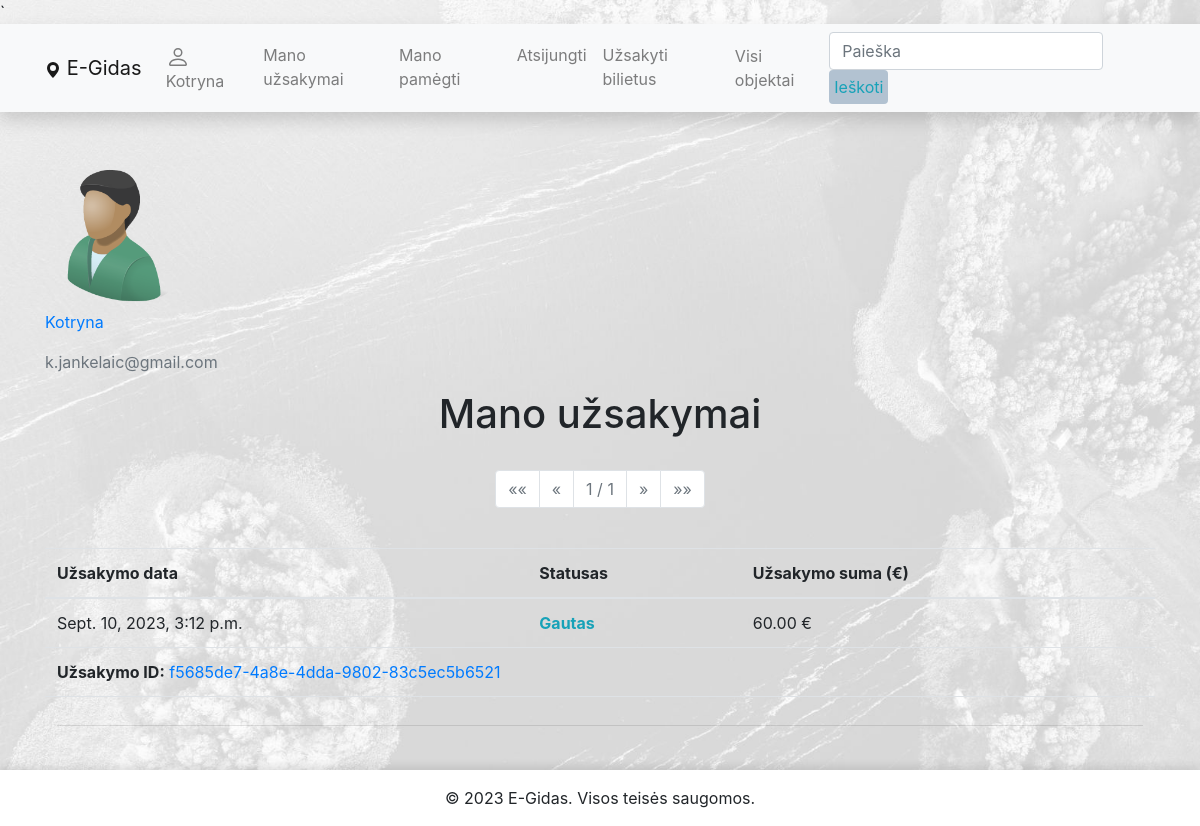
The app's page /egidas/manouzsakymai/ (signed in) with its own data.
### egidas/models.py (models this page shows, shortened)
class Profilis(models.Model):
    user = models.OneToOneField(User, on_delete=models.CASCADE, blank=True)
    nuotrauka = models.ImageField(default='profile_pics/pfp.png', upload_to='profile_pics')
    class Meta:
        verbose_name = 'Profilis'
        verbose_name_plural = 'Profiliai'

class Order(models.Model):
    id = models.UUIDField(primary_key=True, default=uuid.uuid4, editable=False)
    purchase_date = models.DateTimeField('Pirkimo data', auto_now_add=True)
    user = models.ForeignKey(User, related_name='orders', on_delete=models.CASCADE)
    ORDER_STATUS = (
        ('Gautas', 'Gautas'),
        ('Ivykdytas', 'Ivykdytas'),
        ('Atšauktas', 'Atšauktas'),
        ('Laukiama apmokėjimo', 'Laukiama apmokėjimo')
    )
    status = models.CharField(
        max_length=50,
        choices=ORDER_STATUS,
        blank=True,
        default='Gautas',
        help_text='Užsakymo statusas'
    )
    def get_total_sum(self):
        total = 0
        for item in self.order_items.all():
            total += item.get_total_price
        return total
    class Meta:
        ordering = ['purchase_date']
        verbose_name = 'Užsalymas'
        verbose_name_plural = 'užsakymai'

class OrderItem(models.Model):
    id = models.UUIDField(primary_key=True, default=uuid.uuid4, editable=False)
    order = models.ForeignKey(Order, related_name='order_items', on_delete=models.CASCADE, null=True, blank=True)
    ticket = models.ForeignKey(Ticket, related_name='order_items', on_delete=models.CASCADE, null=True,
                               blank=True)
    quantity = models.PositiveIntegerField("Kiekis", default=1)
    due_to = models.DateTimeField('Galojimas iki', default=datetime.now() + timedelta(days=365), null=True, blank=True)
    STATUS = [
        ('G', 'Galiojantis'),
        ('P', 'Panaudotas'),
        ('N', 'Nebegalioja'),
        ('A', 'Atšauktas'),
    ]
    status = models.CharField(
        max_length=1,
        choices=STATUS,
        default='G',
    )
    @property
    def get_total_price(self):
        return self.quantity * self.ticket.price if self.ticket and self.ticket.price else 0
    class Meta:
        ordering = ['due_to']
        verbose_name = 'Užsakymo eilutė'
        verbose_name_plural = 'Užsakymo eilutės'

class Ticket(models.Model):
    place = models.ForeignKey(Place, related_name='tickets', on_delete=models.CASCADE)
    price = models.DecimalField(max_digits=9, decimal_places=2)
    service = models.CharField('Paslaugos pavadinimas', max_length=255, null=True, blank=True)
    TYPE = (
        ('Suaugusiam', 'Suaugusiems'),
        ('Vaikams', 'Vaikams'),
        ('Pens/Neįg', 'Neįgaliems ir pencininkams'),
        ('Bendrinis', 'Bendrinis'),
        ('Anykštėnams', 'Anykštėnams'),
        ('Stud/Moksl', 'Moksleiviams ir studentams')
    )
    type = models.CharField(
        max_length=50,
        choices=TYPE,
        blank=True,
        default='Bendrinis',
        help_text='Bilieto tipas'
    )
    class Meta:
        verbose_name = 'Bilietas'
        verbose_name_plural = 'Bilietai'

### egidas/views.py (the view)
# urls.py: path('manouzsakymai/', views.UserOrderListView.as_view(), name='my-orders'),
class UserOrderListView(LoginRequiredMixin, generic.ListView):
    model = Order
    template_name = 'user_orders.html'
    context_object_name = 'order_list'
    paginate_by = 3
    def get_queryset(self):
        return Order.objects.filter(user=self.request.user).order_by('purchase_date')
    def get_context_data(self, **kwargs):
        context = super().get_context_data(**kwargs)
        context['order_list'] = context['page_obj']
        return context

### egidas/templates/user_orders.html
{% extends "base.html" %}
{% block content %}
<img class="img-fluid rounded-circle" src="{{ user.profilis.nuotrauka.url }}" style="width: 150px; height: 150px;"/>
<p class="text-primary">{{ user.username }}</p>
<p class="text-secondary">{{ user.email }}</p>
<h1 class="text-center">Mano užsakymai</h1>
<br>
<nav aria-label="Page navigation example">
    <ul class="pagination justify-content-center">
        {% if page_obj.has_previous %}
            <li class="page-item">
                <a class="page-link" href="?page=1" aria-label="First">
                    <span aria-hidden="true">&laquo;&laquo;</span>
                </a>
            </li>
            <li class="page-item">
                <a class="page-link" href="?page={{ page_obj.previous_page_number }}" aria-label="Previous">
                    <span aria-hidden="true">&laquo;</span>
                </a>
            </li>
        {% else %}
            <li class="page-item disabled">
                <span class="page-link">&laquo;&laquo;</span>
            </li>
            <li class="page-item disabled">
                <span class="page-link">&laquo;</span>
            </li>
        {% endif %}
        <li class="page-item disabled">
            <span class="page-link">{{ page_obj.number }} / {{ page_obj.paginator.num_pages }}</span>
        </li>
        {% if page_obj.has_next %}
            <li class="page-item">
                <a class="page-link" href="?page={{ page_obj.next_page_number }}" aria-label="Next">
                    <span aria-hidden="true">&raquo;</span>
                </a>
            </li>
            <li class="page-item">
                <a class="page-link" href="?page={{ page_obj.paginator.num_pages }}" aria-label="Last">
                    <span aria-hidden="true">&raquo;&raquo;</span>
                </a>
            </li>
        {% else %}
            <li class="page-item disabled">
                <span class="page-link">&raquo;</span>
            </li>
            <li class="page-item disabled">
                <span class="page-link">&raquo;&raquo;</span>
            </li>
        {% endif %}
    </ul>
</nav>
<br>
{% if order_list %}
    <table class="table">
        <thead>
            <tr>
                <th>Užsakymo data</th>
                <th>Statusas</th>
                <th>Užsakymo suma (€)</th>
            </tr>
        </thead>
        <tbody>
            {% for order in order_list %}
                <tr>
                    <td>{{ order.purchase_date }}</td>
                    <td class="{% if order.status == 'Ivykdytas' %}text-success
                    {% elif order.status == 'Gautas' %}text-info
                    {% elif order.status == 'Atšauktas' %}text-danger
                    {% elif order.status == 'Laukiama apmokėjimo' %}text-secondary{% endif %}">
                        <strong>{{ order.status }}</strong>
                    </td>
                    <td>{{ order.get_total_sum }} €</td>
                </tr>
                <tr>
                    <td colspan="3">
                        <strong>Užsakymo ID:</strong>
                        <a href="{% url 'order-detail' order.id %}">{{ order.id }}</a>
                    </td>
                </tr>
                <tr>
                    <td colspan="3"><hr /></td>
                </tr>
            {% endfor %}
        </tbody>
    </table>
{% else %}
    <p>Šiuo metu užsakymų neturite</p>
{% endif %}
{% endblock %}

### egidas/templates/base.html (shortened to what this page needs)
<!DOCTYPE html>
<html lang="en">
<head>
    <link rel="stylesheet" href="https://unpkg.com/leaflet@1.7.1/dist/leaflet.css" />
    <link
            rel="stylesheet"
            href="https://stackpath.bootstrapcdn.com/bootstrap/4.1.3/css/bootstrap.min.css"
    />
    <link
            rel="stylesheet"
            href="https://cdnjs.cloudflare.com/ajax/libs/font-awesome/4.7.0/css/font-awesome.min.css"
    />
    <link   href="https://maxcdn.bootstrapcdn.com/bootstrap/4.5.2/css/bootstrap.min.css"
            rel="stylesheet"
    />
    <link   rel="stylesheet"
            href="https://cdnjs.cloudflare.com/ajax/libs/font-awesome/6.0.0-beta3/css/all.min.css"
    />
    {% load static %}
    <link rel="stylesheet" href="{% static 'css/styles.css' %}"/>
</head>
<body class="d-flex flex-column">
<div id="content-wrapper" class="flex-grow-1">
    <nav
            class="navbar navbar-expand-lg navbar-light bg-light static-top mb-5 shadow">
        <div class="container">
            <a class="navbar-brand" href="{% url 'index' %}">
                <svg xmlns="http://www.w3.org/2000/svg" width="16" height="16" fill="currentColor"
                     class="bi bi-geo-alt-fill" viewBox="0 0 16 16">
                    <path d="M8 16s6-5.686 6-10A6 6 0 0 0 2 6c0 4.314 6 10 6 10zm0-7a3 3 0 1 1 0-6 3 3 0 0 1 0 6z"/>
                </svg>
                E-Gidas</a
            >
            <div class="collapse navbar-collapse" id="navbarResponsive">
                <ul class="navbar-nav">
                    {% if user.is_authenticated %}
                    <li class="nav-item"><a class="nav-link" href="{% url 'profile' %}">
                        {{ user.get_username }}</a></li>
                    <li class="nav-item"><a class="nav-link" href="{% url 'my-orders' %}">Mano užsakymai</a></li>
                    <li class="nav-item"><a class="nav-link" href="{% url 'favourites' %}">Mano pamėgti</a></li>
                    <li class="nav-item"><a class="nav-link" href="{% url 'logout' %}">Atsijungti</a></li>
                    <li class="nav-item"><a class="nav-link" href="{% url 'my-new-order' %}">Užsakyti bilietus</a></li>
                    {% else %}
                    <li class="nav-item"><a class="nav-link" href="{% url 'login' %}?next={{ request.path }}">Prisijungti</a></li>
                    <li class="nav-item"><a class="nav-link" href="{% url 'register' %}">Registruotis</a></li>
                    {% endif %}
                </ul>
                <ul  class="navbar-nav ml-auto">
                    <li class="nav-item"><a class="nav-link" href="{% url 'place-list' %}">Visi objektai</a></li>
                </ul>
                <form
                        class="form-inline"
                        action="{% url 'search' %}"
                        method="get"
                >
                    <input
                            class="form-control mr-sm-2"
                            type="search"
                            placeholder="Paieška"
                            aria-label="Search"
                            name="search_text"
                    />
                    <button class="btn btn-outline-info my-2 my-sm-0" type="submit">
                        Ieškoti
                    </button>
                </form>
            </div>
        </div>
    </nav>
    <div class="container">
        {% block content %}{% endblock %}
    </div>
    <footer class="bg-light text-center text-lg-start mt-auto my-top-shadow">
        <div class="text-center p-3" style="background-color: #fff;">
            © 2023 E-Gidas. Visos teisės saugomos.
        </div>
    </footer>
</div>
</body>
</html>

### egidas/static/css/styles.css (style rules this page uses)
body { background-image: url('/static/img/anyksciai.jpg'); background-size: cover; background-attachment: fixed; display: flex; flex-direction: column; min-height: 100vh; }
#content-wrapper { flex-grow: 1; display: flex; flex-direction: column; }
.page-link { background-color: #b8ddfc; }
footer { flex-shrink: 0; position: relative; width: 100%; }
.my-top-shadow { box-shadow: 0px -4px 8px rgba(0, 0, 0, 0.1); }
.btn { padding: 5px; background-color: #b2c2d1; border: 2px; cursor: pointer; }

### records on screen
Order: purchase_date "Sept. 10, 2023, 3:12 p.m.", status "Gautas", get_total_sum "60.00", id "f5685de7-4a8e-4dda-9802-83c5ec5b6521"

### other values on screen
{{ user.get_username }} "Kotryna"
{{ user.username }} "Kotryna"
{{ user.email }} "k.jankelaic@gmail.com"
{{ page_obj.number }} "1"
{{ page_obj.paginator.num_pages }} "1"
